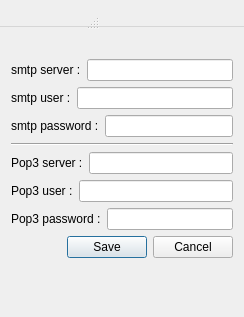
<?xml version="1.0" encoding="UTF-8"?>
<ui version="4.0">
 <class>settingWindow</class>
 <widget class="QDialog" name="settingWindow">
  <property name="geometry">
   <rect>
    <x>0</x>
    <y>0</y>
    <width>244</width>
    <height>317</height>
   </rect>
  </property>
  <property name="windowTitle">
   <string>Setting</string>
  </property>
   <layout class="QGridLayout" name="gridLayout">
    <item row="0" column="0">
     <layout class="QVBoxLayout" name="verticalLayout">
      <item>
       <layout class="QHBoxLayout" name="horizontalLayout_3">
        <item>
         <widget class="QLabel" name="label_3">
          <property name="text">
           <string>smtp server :</string>
          </property>
         </widget>
        </item>
        <item>
         <widget class="QLineEdit" name="smtpServer_lineEdit"/>
        </item>
       </layout>
      </item>
      <item>
       <layout class="QHBoxLayout" name="horizontalLayout_2">
        <item>
         <widget class="QLabel" name="label_2">
          <property name="text">
           <string>smtp user :</string>
          </property>
         </widget>
        </item>
        <item>
         <widget class="QLineEdit" name="smtpUser_lineEdit"/>
        </item>
       </layout>
      </item>
      <item>
       <layout class="QHBoxLayout" name="horizontalLayout_6">
        <item>
         <widget class="QLabel" name="label_6">
          <property name="text">
           <string>smtp password :</string>
          </property>
         </widget>
        </item>
        <item>
         <widget class="QLineEdit" name="smtpPassword_lineEdit">
          <property name="echoMode">
           <enum>QLineEdit::Password</enum>
          </property>
          <property name="readOnly">
           <bool>false</bool>
          </property>
          <property name="cursorMoveStyle">
           <enum>Qt::LogicalMoveStyle</enum>
          </property>
         </widget>
        </item>
       </layout>
      </item>
      <item>
       <widget class="Line" name="line">
        <property name="orientation">
         <enum>Qt::Horizontal</enum>
        </property>
       </widget>
      </item>
      <item>
       <layout class="QHBoxLayout" name="horizontalLayout_5">
        <item>
         <widget class="QLabel" name="label_5">
          <property name="text">
           <string>Pop3 server :</string>
          </property>
         </widget>
        </item>
        <item>
         <widget class="QLineEdit" name="pop3Server_lineEdit"/>
        </item>
       </layout>
      </item>
      <item>
       <layout class="QHBoxLayout" name="horizontalLayout_4">
        <item>
         <widget class="QLabel" name="label_4">
          <property name="text">
           <string>Pop3 user :</string>
          </property>
         </widget>
        </item>
        <item>
         <widget class="QLineEdit" name="pop3User_lineEdit"/>
        </item>
       </layout>
      </item>
      <item>
       <layout class="QHBoxLayout" name="horizontalLayout">
        <item>
         <widget class="QLabel" name="label">
          <property name="text">
           <string>Pop3 password :</string>
          </property>
         </widget>
        </item>
        <item>
         <widget class="QLineEdit" name="pop3Password_lineEdit">
          <property name="echoMode">
           <enum>QLineEdit::Password</enum>
          </property>
          <property name="cursorMoveStyle">
           <enum>Qt::LogicalMoveStyle</enum>
          </property>
         </widget>
        </item>
       </layout>
      </item>
      <item>
       <layout class="QHBoxLayout" name="horizontalLayout_7">
        <item>
         <spacer name="horizontalSpacer">
          <property name="orientation">
           <enum>Qt::Horizontal</enum>
          </property>
          <property name="sizeHint" stdset="0">
           <size>
            <width>40</width>
            <height>20</height>
           </size>
          </property>
         </spacer>
        </item>
        <item>
         <widget class="QPushButton" name="save_button">
          <property name="text">
           <string>Save</string>
          </property>
         </widget>
        </item>
        <item>
         <widget class="QPushButton" name="cancel_button">
          <property name="text">
           <string>Cancel</string>
          </property>
         </widget>
        </item>
       </layout>
      </item>
     </layout>
    </item>
   </layout>
  <widget class="QMenuBar" name="menubar">
   <property name="geometry">
    <rect>
     <x>0</x>
     <y>0</y>
     <width>244</width>
     <height>27</height>
    </rect>
   </property>
  </widget>
  <widget class="QStatusBar" name="statusbar"/>
 </widget>
 <tabstops>
  <tabstop>smtpServer_lineEdit</tabstop>
  <tabstop>smtpUser_lineEdit</tabstop>
  <tabstop>smtpPassword_lineEdit</tabstop>
  <tabstop>pop3Server_lineEdit</tabstop>
  <tabstop>pop3User_lineEdit</tabstop>
  <tabstop>pop3Password_lineEdit</tabstop>
  <tabstop>cancel_button</tabstop>
  <tabstop>save_button</tabstop>
 </tabstops>
 <resources/>
 <connections>
  <connection>
   <sender>save_button</sender>
   <signal>clicked()</signal>
   <receiver>settingWindow</receiver>
   <slot>save_button_click()</slot>
   <hints>
    <hint type="sourcelabel">
     <x>103</x>
     <y>260</y>
    </hint>
    <hint type="destinationlabel">
     <x>121</x>
     <y>-4</y>
    </hint>
   </hints>
  </connection>
  <connection>
   <sender>cancel_button</sender>
   <signal>clicked()</signal>
   <receiver>settingWindow</receiver>
   <slot>cancel_button_click()</slot>
   <hints>
    <hint type="sourcelabel">
     <x>208</x>
     <y>264</y>
    </hint>
    <hint type="destinationlabel">
     <x>149</x>
     <y>-17</y>
    </hint>
   </hints>
  </connection>
 </connections>
 <slots>
  <slot>save_button_click()</slot>
  <slot>cancel_button_click()</slot>
 </slots>
</ui>
